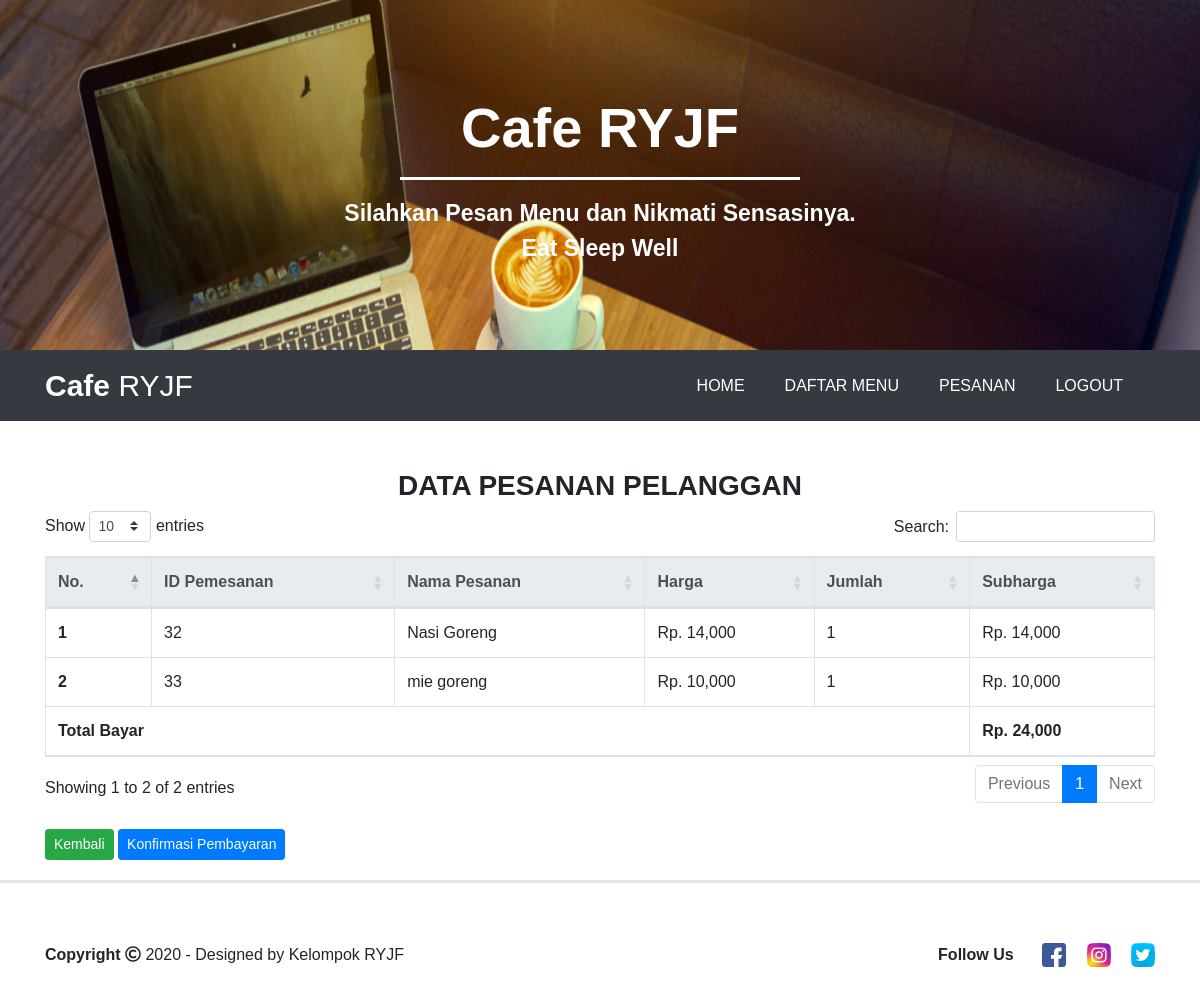
The app's page /detail_pesanan.php?id=43 (signed in) with its own data.
### tables this page shows
CREATE TABLE `pemesanan_produk` (
  `id_pemesanan_produk` int(50) NOT NULL,
  `id_pemesanan` int(50) NOT NULL,
  `id_menu` varchar(50) NOT NULL,
  `jumlah` int(50) NOT NULL
);

CREATE TABLE `produk` (
  `id_menu` int(50) NOT NULL,
  `nama_menu` varchar(50) NOT NULL,
  `jenis_menu` varchar(50) NOT NULL,
  `keterangan` varchar(50) NOT NULL,
  `stok` int(50) NOT NULL,
  `harga` int(50) NOT NULL,
  `gambar` varchar(100) NOT NULL
);

### detail_pesanan.php (the view, shortened to what this page needs)
<?php
include('koneksi.php');
if (!isset($_SESSION['login_user'])) {
  header("location: login.php");
} else {
?>
  <!doctype html>
  <html lang="en">
  <head>
    <link rel="stylesheet" href="https://stackpath.bootstrapcdn.com/bootstrap/4.5.0/css/bootstrap.min.css">
    <link rel="stylesheet" type="text/css" href="css/bootstrap.min.css">
    <link rel="stylesheet" type="text/css" href="utama.css">
    <link rel="stylesheet" type="text/css" href="fontawesome/css/all.min.css">
    <link rel="stylesheet" type="text/css" href="https://cdn.datatables.net/1.10.21/css/dataTables.bootstrap4.min.css">
  </head>
  <body>
    <?php
    include('header/headerAdmin.php');
    ?>
    <div class="container">
      <div class="judul-pesanan mt-5">
        <h3 class="text-center font-weight-bold">DATA PESANAN PELANGGAN</h3>
      </div>
      <table class="table table-bordered" id="example">
        <thead class="thead-light">
          <tr>
            <th scope="col">No.</th>
            <th scope="col">ID Pemesanan</th>
            <th scope="col">Nama Pesanan</th>
            <th scope="col">Harga</th>
            <th scope="col">Jumlah</th>
            <th scope="col">Subharga</th>
          </tr>
        </thead>
        <tbody>
          <?php $nomor = 1; ?>
          <?php $totalbelanja = 0; ?>
          <?php
          $ambil = $koneksi->query("SELECT * FROM pemesanan_produk JOIN produk ON pemesanan_produk.id_menu=produk.id_menu
                WHERE pemesanan_produk.id_pemesanan='$_GET[id]'");
          ?>
          <?php while ($pecah = $ambil->fetch_assoc()) { ?>
            <?php $subharga1 = $pecah['harga'] * $pecah['jumlah']; ?>
            <tr>
              <th scope="row"><?php echo $nomor; ?></th>
              <td><?php echo $pecah['id_pemesanan_produk']; ?></td>
              <td><?php echo $pecah['nama_menu']; ?></td>
              <td>Rp. <?php echo number_format($pecah['harga']); ?></td>
              <td><?php echo $pecah['jumlah']; ?></td>
              <td>
                Rp. <?php echo number_format($pecah['harga'] * $pecah['jumlah']); ?>
              </td>
            </tr>
            <?php $nomor++; ?>
            <?php $totalbelanja += $subharga1; ?>
          <?php } ?>
        </tbody>
        <tfoot>
          <tr>
            <th colspan="5">Total Bayar</th>
            <th>Rp. <?php echo number_format($totalbelanja) ?></th>
          </tr>
        </tfoot>
      </table><br>
      <form method="POST" action="">
        <a href="pesanan.php" class="btn btn-success btn-sm">Kembali</a>
        <button class="btn btn-primary btn-sm" name="bayar">Konfirmasi Pembayaran</button>
      </form>
    </div>
    <?php
    include('header/footer.php');
    ?>
  </body>
  </html>
<?php } ?>

### utama.css (style rules this page uses)
html { scroll-behavior: smooth; }
body { font-family: sans-serif; font-size: 16px; }

### records on screen
pemesanan_produk: id_pemesanan_produk "32", id_menu.nama_menu "Nasi Goreng", id_menu.harga "14,000", jumlah "1", $pecah['harga'] * $pecah['jumlah'] "14,000"
pemesanan_produk: id_pemesanan_produk "33", id_menu.nama_menu "mie goreng", id_menu.harga "10,000", jumlah "1", $pecah['harga'] * $pecah['jumlah'] "10,000"

### other values on screen
$totalbelanja "24,000"
